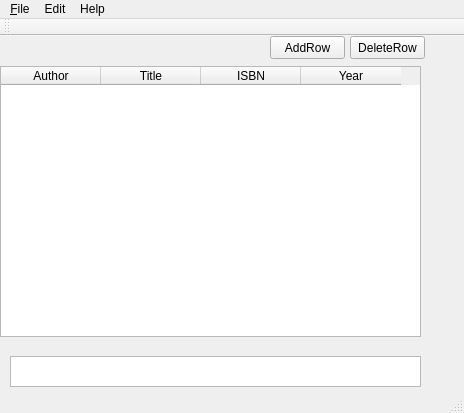
<?xml version="1.0" encoding="UTF-8"?>
<ui version="4.0">
 <class>MainWindow</class>
 <widget class="QMainWindow" name="MainWindow">
  <property name="geometry">
   <rect>
    <x>0</x>
    <y>0</y>
    <width>464</width>
    <height>413</height>
   </rect>
  </property>
  <property name="windowTitle">
   <string>MainWindow</string>
  </property>
  <widget class="QWidget" name="centralWidget">
   <widget class="QTableWidget" name="tableWidget">
    <property name="enabled">
     <bool>true</bool>
    </property>
    <property name="geometry">
     <rect>
      <x>0</x>
      <y>30</y>
      <width>421</width>
      <height>271</height>
     </rect>
    </property>
    <property name="styleSheet">
     <string notr="true"/>
    </property>
    <column>
     <property name="text">
      <string>Author</string>
     </property>
    </column>
    <column>
     <property name="text">
      <string>Title</string>
     </property>
    </column>
    <column>
     <property name="text">
      <string>ISBN</string>
     </property>
    </column>
    <column>
     <property name="text">
      <string>Year</string>
     </property>
    </column>
   </widget>
   <widget class="QLabel" name="label">
    <property name="geometry">
     <rect>
      <x>20</x>
      <y>380</y>
      <width>46</width>
      <height>13</height>
     </rect>
    </property>
    <property name="text">
     <string>Status</string>
    </property>
   </widget>
   <widget class="QPushButton" name="pushButton">
    <property name="geometry">
     <rect>
      <x>270</x>
      <y>0</y>
      <width>75</width>
      <height>23</height>
     </rect>
    </property>
    <property name="text">
     <string>AddRow</string>
    </property>
   </widget>
   <widget class="QPushButton" name="pushButton_2">
    <property name="geometry">
     <rect>
      <x>350</x>
      <y>0</y>
      <width>75</width>
      <height>23</height>
     </rect>
    </property>
    <property name="text">
     <string>DeleteRow</string>
    </property>
   </widget>
   <widget class="QTextEdit" name="textEdit">
    <property name="geometry">
     <rect>
      <x>10</x>
      <y>320</y>
      <width>411</width>
      <height>31</height>
     </rect>
    </property>
   </widget>
  </widget>
  <widget class="QMenuBar" name="menuBar">
   <property name="geometry">
    <rect>
     <x>0</x>
     <y>0</y>
     <width>464</width>
     <height>21</height>
    </rect>
   </property>
   <widget class="QMenu" name="menu_File">
    <property name="title">
     <string>&amp;File</string>
    </property>
    <addaction name="actionNew"/>
    <addaction name="actionOpen"/>
    <addaction name="actionSave"/>
    <addaction name="actionSave_as"/>
    <addaction name="separator"/>
    <addaction name="actionQuit"/>
   </widget>
   <widget class="QMenu" name="menuEdit">
    <property name="title">
     <string>Edit</string>
    </property>
    <addaction name="actionUndo"/>
   </widget>
   <widget class="QMenu" name="menuHelp">
    <property name="title">
     <string>Help</string>
    </property>
    <addaction name="actionAbout"/>
   </widget>
   <addaction name="menu_File"/>
   <addaction name="menuEdit"/>
   <addaction name="menuHelp"/>
  </widget>
  <widget class="QToolBar" name="mainToolBar">
   <attribute name="toolBarArea">
    <enum>TopToolBarArea</enum>
   </attribute>
   <attribute name="toolBarBreak">
    <bool>false</bool>
   </attribute>
  </widget>
  <widget class="QStatusBar" name="statusBar"/>
  <action name="actionNew">
   <property name="text">
    <string>New</string>
   </property>
  </action>
  <action name="actionOpen">
   <property name="text">
    <string>Open</string>
   </property>
  </action>
  <action name="actionSave">
   <property name="text">
    <string>Save</string>
   </property>
   <property name="shortcut">
    <string>Ctrl+S</string>
   </property>
  </action>
  <action name="actionSave_as">
   <property name="text">
    <string>Save as</string>
   </property>
   <property name="shortcut">
    <string>Ctrl+Shift+S</string>
   </property>
  </action>
  <action name="actionUndo">
   <property name="text">
    <string>Undo</string>
   </property>
   <property name="shortcut">
    <string>Ctrl+Z</string>
   </property>
  </action>
  <action name="actionAbout">
   <property name="text">
    <string>About</string>
   </property>
  </action>
  <action name="actionQuit">
   <property name="text">
    <string>Quit</string>
   </property>
   <property name="shortcut">
    <string>Ctrl+Q</string>
   </property>
  </action>
  <action name="actionTry_Save_As">
   <property name="text">
    <string>Try_Save _As</string>
   </property>
  </action>
 </widget>
 <layoutdefault spacing="6" margin="11"/>
 <resources/>
 <connections>
  <connection>
   <sender>actionOpen</sender>
   <signal>triggered()</signal>
   <receiver>MainWindow</receiver>
   <slot>openAFilePath()</slot>
   <hints>
    <hint type="sourcelabel">
     <x>-1</x>
     <y>-1</y>
    </hint>
    <hint type="destinationlabel">
     <x>231</x>
     <y>206</y>
    </hint>
   </hints>
  </connection>
  <connection>
   <sender>actionSave_as</sender>
   <signal>triggered()</signal>
   <receiver>MainWindow</receiver>
   <slot>setCurFilePath()</slot>
   <hints>
    <hint type="sourcelabel">
     <x>-1</x>
     <y>-1</y>
    </hint>
    <hint type="destinationlabel">
     <x>231</x>
     <y>206</y>
    </hint>
   </hints>
  </connection>
 </connections>
 <slots>
  <slot>setCurFilePath()</slot>
  <slot>openAFilePath()</slot>
 </slots>
</ui>
